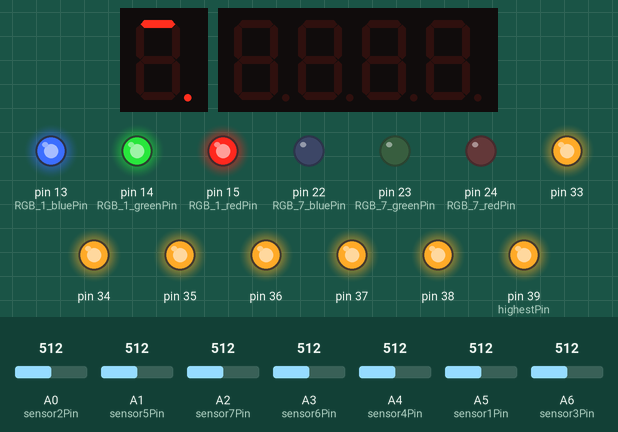
Simulated run of this sketch. Board: Arduino Mega 2560, built with avr-gcc and run on an emulated ATmega2560. On the bench: 1-digit seven-segment display, 4-digit seven-segment display, output pins drawn as LEDs (lit = HIGH). Wiring (inferred from the names in the program): 1-digit 7-segment display, segments lit when HIGH: segments pin 31, pin 30, pin 29, pin 28, pin 27, pin 26, pin 25, pin 32. Dashed ring = blinking. Inputs (shaded band) come from the test bench; at power-on: A0 (sensor2Pin) = 512, A1 (sensor5Pin) = 512, A2 (sensor7Pin) = 512, A3 (sensor6Pin) = 512, A4 (sensor4Pin) = 512, A5 (sensor1Pin) = 512, A6 (sensor3Pin) = 512. The segment pins are drawn as the display they are named for; pins used as bus, display or sensor lines are not drawn; what the sketch prints to the serial monitor is not drawn.

Above: at 1.2 s.
1.3 s: A0 (sensor2Pin) set to 542
2.8 s: A0 (sensor2Pin) set to 568
At 3.07 s:
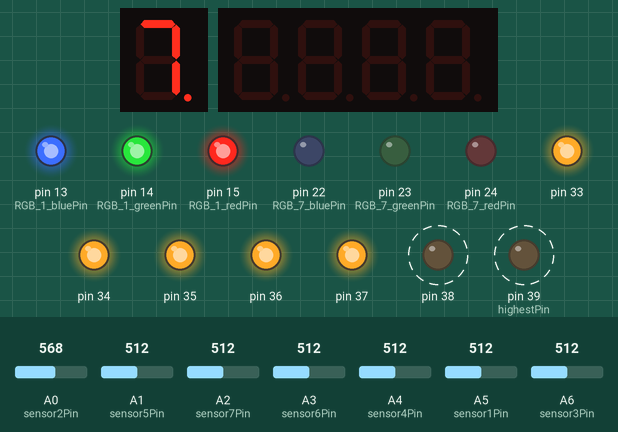
At 4.55 s:
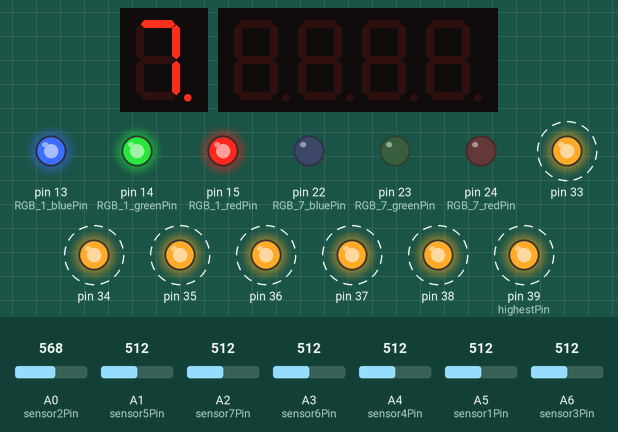
4.8 s: A1 (sensor5Pin) set to 560
6.3 s: A1 (sensor5Pin) set to 582
At 6.57 s:
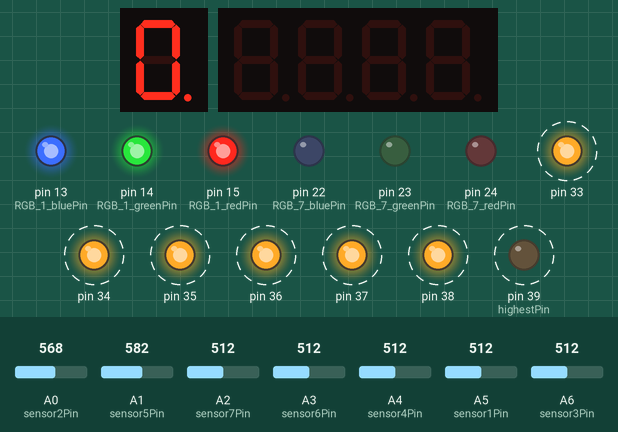
8.3 s: A2 (sensor7Pin) set to 571
9.8 s: A2 (sensor7Pin) set to 591
At 10.07 s:
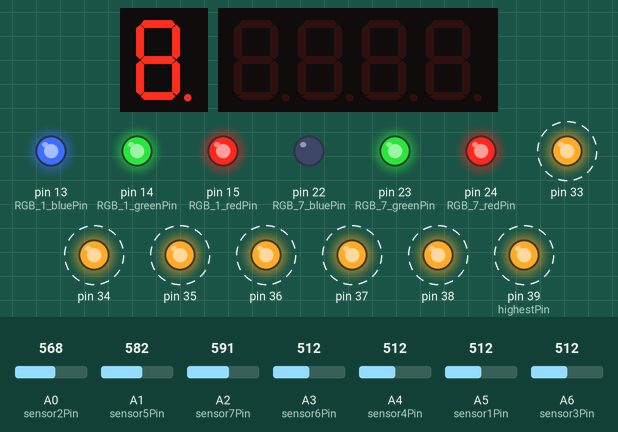
Timing chart, 0 to 12.8 s (numbered marks = the images above; inputs shaded):
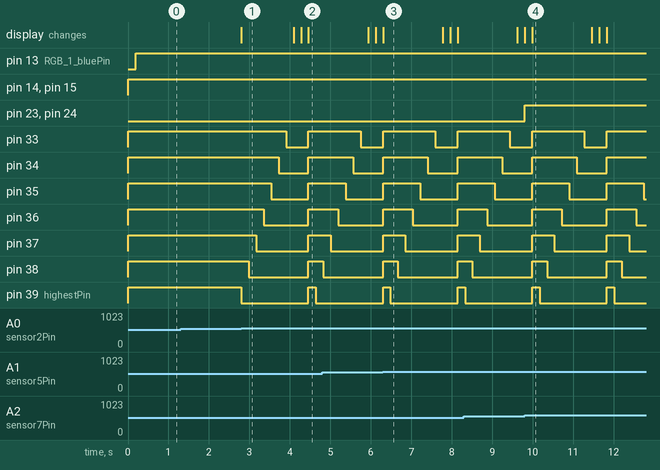

The sketch:

fourth_program.ino
```cpp
#include <limits.h>
#include <SevSeg.h>

SevSeg sevseg; //Initiate a seven segment controller object

// Config Sensor 1
int sensor1Pin = A5;    // select the input pin for the potentiometer
double sensor1Value = 0.0;  // variable to store the value coming from the sensor
int RGB_1_redPin  =  15;
int RGB_1_greenPin = 14;
int RGB_1_bluePin  = 13;
char RGB_1_type = 'A';
String RGB_1_name = "RGB_1";

// Config Sensor 2
int sensor2Pin = A0;
int sensor2Value = 0;
int RGB_2_redPin  =  30;
int RGB_2_greenPin = 29;
int RGB_2_bluePin  = 28;
char RGB_2_type = 'A';
String RGB_2_name = "RGB_2";

// Config Sensor 3
int sensor3Pin = A6;
int sensor3Value = 0;
int RGB_3_redPin  =  12;
int RGB_3_greenPin = 11;
int RGB_3_bluePin  = 10;
char RGB_3_type = 'A';
String RGB_3_name = "RGB_3";

// Config Sensor 4
int sensor4Pin = A4;
int sensor4Value = 0;
int RGB_4_redPin  =  18;
int RGB_4_greenPin = 17;
int RGB_4_bluePin  = 16;
char RGB_4_type = 'A';
String RGB_4_name = "RGB_4";

// Config Sensor 5
int sensor5Pin = A1;
int sensor5Value = 0;
int RGB_5_redPin  =  27;
int RGB_5_greenPin = 26;
int RGB_5_bluePin  = 25;
char RGB_5_type = 'A';
String RGB_5_name = "RGB_5";

// Config Sensor 6
int sensor6Pin = A3;
int sensor6Value = 0;
int RGB_6_redPin  =  21;
int RGB_6_greenPin = 20;
int RGB_6_bluePin  = 19;
char RGB_6_type = 'A';
String RGB_6_name = "RGB_6";

// Config Sensor 7
int sensor7Pin = A2;
int sensor7Value = 0;
int RGB_7_redPin  =  24;
int RGB_7_greenPin = 23;
int RGB_7_bluePin  = 22;
char RGB_7_type = 'A';
String RGB_7_name = "RGB_7";

byte numDigits = 4;
byte digitPins[] = {42, 43, 44, 45};
byte segmentPins[] = {46, 47, 48, 49, 50, 51, 52, 53};


int tiros_restantes = 9;
int puntaje = 0;

// Variables sensores
int values[7];
int maxValue;
int i, iMax;
int cota = 50;

// Variables leds arriba
const int lowestPin = 31;
const int highestPin = 39;

int pinHasta;
int thisPin = highestPin;


void setup() {
  // declare the ledPin as an OUTPUT:
  Serial.begin(9600);
  /*
  pinMode(RGB_1_redPin, OUTPUT);
  pinMode(RGB_1_greenPin, OUTPUT);
  pinMode(RGB_1_bluePin, OUTPUT);
  */

  sevseg.begin(COMMON_ANODE, numDigits, digitPins, segmentPins);
  sevseg.setBrightness(90);

  Serial.println("Insert coin...");
  Serial.println("Play!");
}

void blinkRGB(int pinRed, int pinGreen, int pinBlue,
              int red, int green, int blue,
              char type, String RGBname) {
  int off = 0;
  if (type == 'A') { red = 255 - red; green = 255 - green; blue = 255 - blue; off = 255 - off; }
  analogWrite(pinRed, red); analogWrite(pinGreen, green); analogWrite(pinBlue, blue);

}

void action(int sensorValue, int RGB_redPin, int RGB_greenPin,
            int RGB_bluePin, char RGB_type, String RGB_name) {

  pinHasta = lowestPin + tiros_restantes - 1;
  for (int h = lowestPin; h <= pinHasta; h++) {
    analogWrite(h, 255);
  };

    for (int j = highestPin; j > pinHasta; j--) {
      analogWrite(j, 0);
    };


  //Serial.println(sensorValue);
  if (sensorValue > cota) {

      for (int i = 1; i < 3000; i++) {
        blinkRGB(RGB_redPin, RGB_greenPin, RGB_bluePin, 0, 0, 255, RGB_type, RGB_name);
      }

      blinkRGB(RGB_redPin, RGB_greenPin, RGB_bluePin, 0, 0, 0, RGB_type, RGB_name);
      sensorValue = analogRead(sensor1Pin);
      cota = sensorValue + 40;


      tiros_restantes = tiros_restantes - 1;
      if (tiros_restantes == -1) {
        tiros_restantes = 9;
      }
  }

}


void calcula(int values[7]) {
  values[0] = analogRead(sensor1Pin);
  values[1] = analogRead(sensor2Pin);
  values[2] = analogRead(sensor3Pin);
  values[3] = analogRead(sensor4Pin);
  values[4] = analogRead(sensor5Pin);
  values[5] = analogRead(sensor6Pin);
  values[6] = analogRead(sensor7Pin);

  maxValue = -1;
  for (i = 0; i < 7; i++) {
    if ( values[i] > maxValue ) {
      maxValue = values[i];
      iMax = i;
    }
  }

  switch (iMax) {
    case 0:
      action(values[0], RGB_1_redPin, RGB_1_greenPin, RGB_1_bluePin, RGB_1_type, RGB_1_name);
      break;
    case 1:
      action(values[1], RGB_2_redPin, RGB_2_greenPin, RGB_2_bluePin, RGB_2_type, RGB_2_name);
      break;
    case 2:
      action(values[2], RGB_3_redPin, RGB_3_greenPin, RGB_3_bluePin, RGB_3_type, RGB_3_name);
      break;
    case 3:
      action(values[3], RGB_4_redPin, RGB_4_greenPin, RGB_4_bluePin, RGB_4_type, RGB_4_name);
      break;
    case 4:
      action(values[4], RGB_5_redPin, RGB_5_greenPin, RGB_5_bluePin, RGB_5_type, RGB_5_name);
      break;
    case 5:
      action(values[5], RGB_6_redPin, RGB_6_greenPin, RGB_6_bluePin, RGB_6_type, RGB_6_name);
      break;
    case 6:
      action(values[6], RGB_7_redPin, RGB_7_greenPin, RGB_7_bluePin, RGB_7_type, RGB_7_name);
      break;
  }

}


void score() {
  sevseg.setNumber(1234,-1);
  sevseg.refreshDisplay(); // Must run repeatedly
}


void loop() {


  // TEST 1 LED A LA VEZ
  /*
  sensor1Value = analogRead(sensor1Pin) / 20;
  sensor2Value = analogRead(sensor2Pin) / 20;
  sensor3Value = analogRead(sensor3Pin) / 20;
  sensor4Value = analogRead(sensor4Pin) / 20;
  sensor5Value = analogRead(sensor5Pin) / 20;
  sensor6Value = analogRead(sensor6Pin) / 20;
  sensor7Value = analogRead(sensor7Pin) / 20;
  */


  //delay(1000);
  /*
  action(sensor1Value, RGB_1_redPin, RGB_1_greenPin, RGB_1_bluePin, RGB_1_type, RGB_1_name);
  action(sensor2Value, RGB_2_redPin, RGB_2_greenPin, RGB_2_bluePin, RGB_2_type, RGB_2_name);
  action(sensor3Value, RGB_3_redPin, RGB_3_greenPin, RGB_3_bluePin, RGB_3_type, RGB_3_name);
  action(sensor4Value, RGB_4_redPin, RGB_4_greenPin, RGB_4_bluePin, RGB_4_type, RGB_4_name);
  action(sensor5Value, RGB_5_redPin, RGB_5_greenPin, RGB_5_bluePin, RGB_5_type, RGB_5_name);
  action(sensor6Value, RGB_6_redPin, RGB_6_greenPin, RGB_6_bluePin, RGB_6_type, RGB_6_name);
  action(sensor7Value, RGB_7_redPin, RGB_7_greenPin, RGB_7_bluePin, RGB_7_type, RGB_7_name);
  */

  // JUEGO PARA 7 SENSORES
  values[0] = analogRead(sensor1Pin);
  values[1] = analogRead(sensor2Pin);
  values[2] = analogRead(sensor3Pin);
  values[3] = analogRead(sensor4Pin);
  values[4] = analogRead(sensor5Pin);
  values[5] = analogRead(sensor6Pin);
  values[6] = analogRead(sensor7Pin);


  for (i = 0; i < 7; i++) {
    if ( values[i] > cota ) {
      calcula(values);
      //maxValue = values[i];
      //iMax = i;
    }
  }


  /*
  for (i = 0; i < 7; i++) {
    if (values[i] > 50) {
      for (i = 1; i <= 7; i++){
        String string_one = "Sensor: ";
        String string_two = string_one + i;
        Serial.println(string_two);
        Serial.println(values[i - 1]);
      }
      delay(1000000000000);
    }
  }
  */


}
```

Measured:
- the behaviour switches between 552 and 553 on A0 (sensor2Pin) (found by bisection; images 0 and 1)
- the behaviour switches between 582 and 583 on A2 (sensor7Pin) (found by bisection; images 3 and 4)
- after the input at 1.3 s, every drawn part: stays the same
- after the input at 2.8 s, pin 33: HIGH → LOW after 1.1 s, → HIGH 0.55 s later; pin 34: HIGH → LOW after 0.92 s, → HIGH 0.74 s later; pin 35: HIGH → LOW after 0.74 s, → HIGH 0.92 s later; pin 36: HIGH → LOW after 0.55 s, → HIGH 1.1 s later; pin 37: HIGH → LOW after 0.37 s, → HIGH 1.3 s later; the display: changes at once (image 1)
- after the input at 9.8 s, pin 23 (RGB_7_greenPin), pin 24 (RGB_7_redPin): LOW → HIGH at once; the display: first changes at once (image 4 shows a later state)
- what the display in image 1 shows lasts 1.3 s, from 2.8 s to 4.1 s
- what the display in image 3 shows lasts 1.5 s, from 6.3 s to 7.8 s
